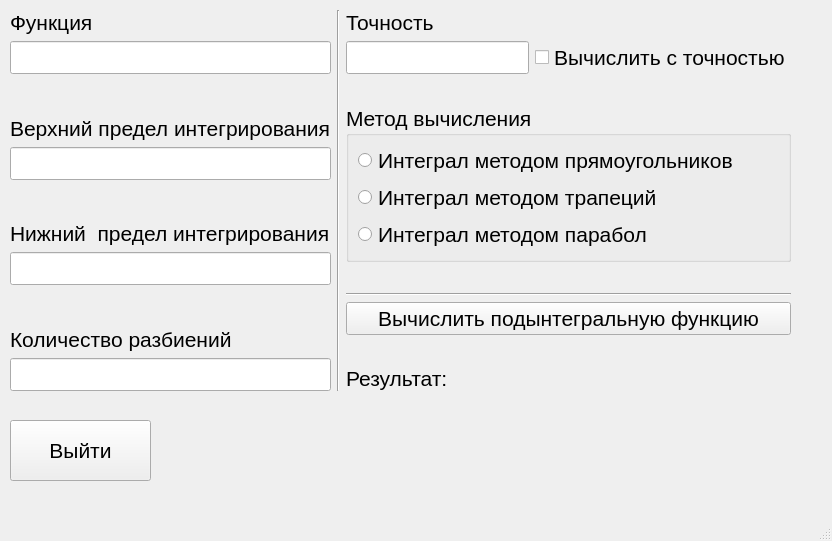
<?xml version="1.0" encoding="UTF-8"?>
<ui version="4.0">
 <class>MainWindow</class>
 <widget class="QMainWindow" name="MainWindow">
  <property name="geometry">
   <rect>
    <x>0</x>
    <y>0</y>
    <width>832</width>
    <height>541</height>
   </rect>
  </property>
  <property name="windowTitle">
   <string>MainWindow</string>
  </property>
  <widget class="QWidget" name="centralwidget">
   <widget class="QPushButton" name="ExitButton">
    <property name="geometry">
     <rect>
      <x>10</x>
      <y>420</y>
      <width>141</width>
      <height>61</height>
     </rect>
    </property>
    <property name="font">
     <font>
      <pointsize>16</pointsize>
     </font>
    </property>
    <property name="text">
     <string>Выйти</string>
    </property>
   </widget>
   <widget class="QWidget" name="layoutWidget">
    <property name="geometry">
     <rect>
      <x>10</x>
      <y>10</y>
      <width>781</width>
      <height>381</height>
     </rect>
    </property>
    <layout class="QGridLayout" name="gridLayout">
     <item row="0" column="1" rowspan="4">
      <widget class="Line" name="line">
       <property name="orientation">
        <enum>Qt::Vertical</enum>
       </property>
      </widget>
     </item>
     <item row="3" column="2">
      <layout class="QVBoxLayout" name="verticalLayout_2">
       <item>
        <widget class="QPushButton" name="CalculateButton">
         <property name="font">
          <font>
           <pointsize>16</pointsize>
          </font>
         </property>
         <property name="text">
          <string>Вычислить подынтегральную функцию</string>
         </property>
        </widget>
       </item>
       <item>
        <spacer name="verticalSpacer_5">
         <property name="orientation">
          <enum>Qt::Vertical</enum>
         </property>
         <property name="sizeHint" stdset="0">
          <size>
           <width>20</width>
           <height>40</height>
          </size>
         </property>
        </spacer>
       </item>
       <item>
        <widget class="QLabel" name="result">
         <property name="font">
          <font>
           <pointsize>16</pointsize>
          </font>
         </property>
         <property name="text">
          <string>Результат: </string>
         </property>
        </widget>
       </item>
      </layout>
     </item>
     <item row="0" column="0" rowspan="4">
      <layout class="QVBoxLayout" name="verticalLayout">
       <item>
        <widget class="QLabel" name="label_5">
         <property name="font">
          <font>
           <pointsize>16</pointsize>
          </font>
         </property>
         <property name="text">
          <string>Функция</string>
         </property>
        </widget>
       </item>
       <item>
        <widget class="QLineEdit" name="func">
         <property name="font">
          <font>
           <pointsize>16</pointsize>
          </font>
         </property>
        </widget>
       </item>
       <item>
        <spacer name="verticalSpacer_3">
         <property name="orientation">
          <enum>Qt::Vertical</enum>
         </property>
         <property name="sizeHint" stdset="0">
          <size>
           <width>20</width>
           <height>40</height>
          </size>
         </property>
        </spacer>
       </item>
       <item>
        <widget class="QLabel" name="label">
         <property name="font">
          <font>
           <pointsize>16</pointsize>
          </font>
         </property>
         <property name="text">
          <string>Верхний предел интегрирования</string>
         </property>
        </widget>
       </item>
       <item>
        <widget class="QLineEdit" name="upLimit">
         <property name="font">
          <font>
           <pointsize>16</pointsize>
          </font>
         </property>
        </widget>
       </item>
       <item>
        <spacer name="verticalSpacer">
         <property name="orientation">
          <enum>Qt::Vertical</enum>
         </property>
         <property name="sizeHint" stdset="0">
          <size>
           <width>20</width>
           <height>40</height>
          </size>
         </property>
        </spacer>
       </item>
       <item>
        <widget class="QLabel" name="label_2">
         <property name="font">
          <font>
           <pointsize>16</pointsize>
          </font>
         </property>
         <property name="text">
          <string>Нижний  предел интегрирования</string>
         </property>
        </widget>
       </item>
       <item>
        <widget class="QLineEdit" name="downLimit">
         <property name="font">
          <font>
           <pointsize>16</pointsize>
          </font>
         </property>
        </widget>
       </item>
       <item>
        <spacer name="verticalSpacer_2">
         <property name="orientation">
          <enum>Qt::Vertical</enum>
         </property>
         <property name="sizeHint" stdset="0">
          <size>
           <width>20</width>
           <height>40</height>
          </size>
         </property>
        </spacer>
       </item>
       <item>
        <widget class="QLabel" name="label_3">
         <property name="font">
          <font>
           <pointsize>16</pointsize>
          </font>
         </property>
         <property name="text">
          <string>Количество разбиений</string>
         </property>
        </widget>
       </item>
       <item>
        <widget class="QLineEdit" name="parts">
         <property name="font">
          <font>
           <pointsize>16</pointsize>
          </font>
         </property>
        </widget>
       </item>
      </layout>
     </item>
     <item row="0" column="2">
      <layout class="QVBoxLayout" name="verticalLayout_5">
       <item>
        <layout class="QVBoxLayout" name="verticalLayout_3">
         <item>
          <widget class="QLabel" name="label_6">
           <property name="font">
            <font>
             <pointsize>16</pointsize>
            </font>
           </property>
           <property name="text">
            <string>Точность</string>
           </property>
          </widget>
         </item>
         <item>
          <layout class="QHBoxLayout" name="horizontalLayout">
           <item>
            <widget class="QLineEdit" name="accuracy">
             <property name="font">
              <font>
               <pointsize>16</pointsize>
              </font>
             </property>
            </widget>
           </item>
           <item>
            <widget class="QCheckBox" name="isAcc">
             <property name="font">
              <font>
               <pointsize>16</pointsize>
              </font>
             </property>
             <property name="text">
              <string>Вычислить с точностью</string>
             </property>
            </widget>
           </item>
          </layout>
         </item>
        </layout>
       </item>
       <item>
        <spacer name="verticalSpacer_4">
         <property name="orientation">
          <enum>Qt::Vertical</enum>
         </property>
         <property name="sizeHint" stdset="0">
          <size>
           <width>20</width>
           <height>40</height>
          </size>
         </property>
        </spacer>
       </item>
       <item>
        <widget class="QGroupBox" name="groupBox">
         <property name="font">
          <font>
           <pointsize>16</pointsize>
          </font>
         </property>
         <property name="title">
          <string>Метод вычисления    </string>
         </property>
         <layout class="QVBoxLayout" name="verticalLayout_4">
          <item>
           <widget class="QRadioButton" name="rectangleMethod">
            <property name="text">
             <string>Интеграл методом прямоугольников</string>
            </property>
           </widget>
          </item>
          <item>
           <widget class="QRadioButton" name="trapezoidMethod">
            <property name="text">
             <string>Интеграл методом трапеций</string>
            </property>
           </widget>
          </item>
          <item>
           <widget class="QRadioButton" name="parabolaMethod">
            <property name="text">
             <string>Интеграл методом парабол</string>
            </property>
           </widget>
          </item>
         </layout>
        </widget>
       </item>
      </layout>
     </item>
     <item row="2" column="2">
      <widget class="Line" name="line_2">
       <property name="orientation">
        <enum>Qt::Horizontal</enum>
       </property>
      </widget>
     </item>
     <item row="1" column="2">
      <spacer name="verticalSpacer_6">
       <property name="orientation">
        <enum>Qt::Vertical</enum>
       </property>
       <property name="sizeHint" stdset="0">
        <size>
         <width>20</width>
         <height>40</height>
        </size>
       </property>
      </spacer>
     </item>
    </layout>
   </widget>
  </widget>
  <widget class="QMenuBar" name="menubar">
   <property name="geometry">
    <rect>
     <x>0</x>
     <y>0</y>
     <width>832</width>
     <height>24</height>
    </rect>
   </property>
  </widget>
  <widget class="QStatusBar" name="statusbar"/>
 </widget>
 <resources/>
 <connections/>
</ui>
